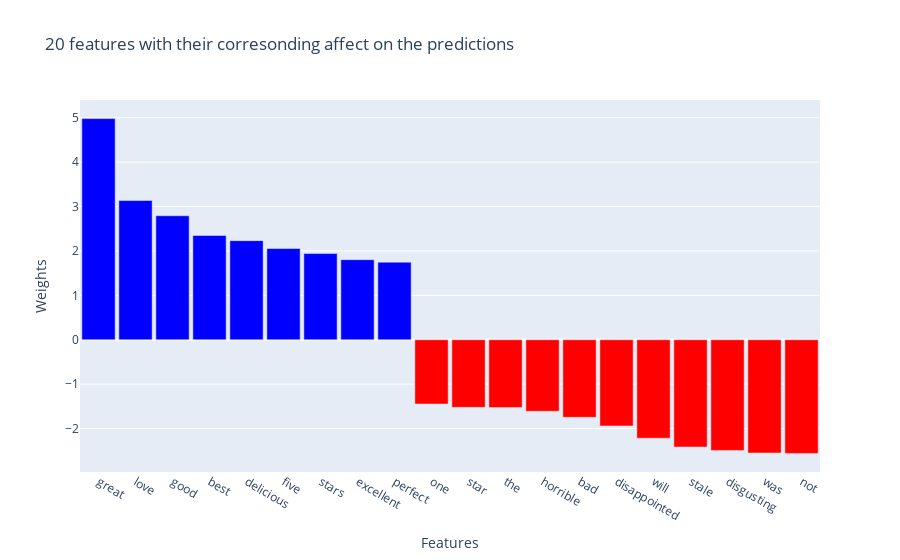

The notebook cell this image was saved under:
### Code cell
import plotly.graph_objects as go


def plot_bar(xvalues, yvalues, title, xtitle, ytitle):


    fig = go.Figure()
    
    fig.add_trace(go.Bar(x=xvalues,y = yvalues,marker_color = color))

    fig.update_layout(
        xaxis_title=xtitle,
        yaxis_title=ytitle,
        title=title,
        bargap=0.1)
    
    return fig

plot_bar(xvalues=df_feature_weight['feature'],yvalues=df_feature_weight['weight'],
        title = '20 features with their corresonding affect on the predictions',
        xtitle= 'Features',
        ytitle= 'Weights')

### Figure 1 — Plotly figure (JSON) as saved in the notebook; plotly's stock layout.template omitted (floating-point values rounded to 4 significant figures)
{"data": [{"marker": {"color": ["blue", "blue", "blue", "blue", "blue", "blue", "blue", "blue", "blue", "red", "red", "red", "red", "red", "red", "red", "red", "red", "red", "red"]}, "type": "bar", "x": ["great", "love", "good", "best", "delicious", "five", "stars", "excellent", "perfect", "one", "star", "the", "horrible", "bad", "disappointed", "will", "stale", "disgusting", "was", "not"], "y": [4.981, 3.136, 2.792, 2.348, 2.232, 2.055, 1.941, 1.803, 1.747, -1.449, -1.523, -1.525, -1.611, -1.746, -1.941, -2.217, -2.416, -2.493, -2.55, -2.56]}], "layout": {"bargap": 0.1, "title": {"text": "20 features with their corresonding affect on the predictions"}, "xaxis": {"title": {"text": "Features"}}, "yaxis": {"title": {"text": "Weights"}}}}
